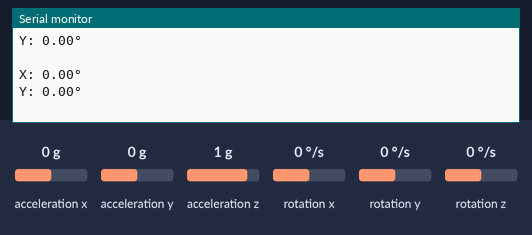
Simulated run of this sketch. Board: ESP32. Parts: the last lines printed to the serial monitor. The test bench sets the inputs (shaded band); at power-on: acceleration x 0 g, acceleration y 0 g, acceleration z 1 g, rotation x 0 °/s, rotation y 0 °/s, rotation z 0 °/s.

Above: at 5.7 s.
5.8 s: acceleration x set to -1.4 g
At 6.21 s:
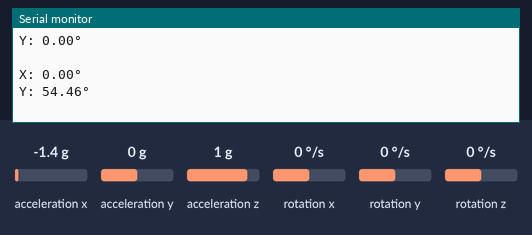
7.3 s: acceleration y set to -1.4 g
At 7.72 s:
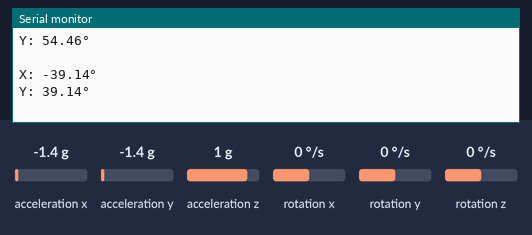
8.8 s: acceleration z set to -1.4 g
At 8.98 s:
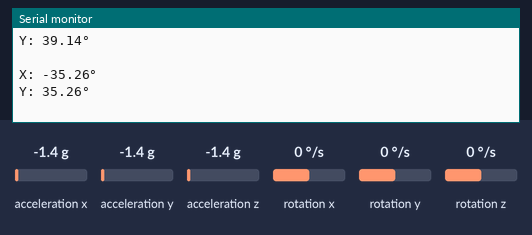
Timing chart, 0 to 11.8 s (numbered marks = the images above; inputs shaded):
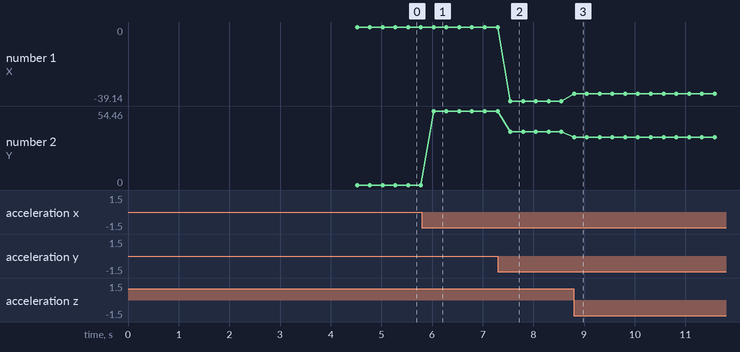

The sketch:

MPU_prueba_calibracion.ino
```cpp
// 2 resistencias de 10 KΩ (pull_up/conectadas a 3.3 V) para SCL y SDA

#include <MPU6050_light.h>
#include <Wire.h>

MPU6050 mpu(Wire);

float X_0 = 0, Y_0 = 0, suma_X_0 = 0, suma_Y_0 = 0;

void setup(){
  Serial.begin(115200);
  Wire.begin(37, 38);  // SDA, SCL
  mpu.begin();
  mpu.setFilterGyroCoef(0.75);      // Confianza en giroscopio (0.0-1.0)
  mpu.setFilterAccCoef(0.25);      // Confianza en acelerómetro
  delay(3000);        // Esperar ANTES para dejar quieto el sensor
  mpu.calcOffsets();  // Luego calibra
  for(int i = 1; i<=10; i++){
    mpu.update();  // Primeras lectura después de calibrar
    suma_X_0 = suma_X_0 + mpu.getAngleX(); // Acumulacion de angulos iniciales
    suma_Y_0 = suma_Y_0 + mpu.getAngleY(); // Acumulacion de angulos iniciales
    delay(50);
  }
  X_0 = suma_X_0 / 10;  // Guardar ángulo inicial X
  Y_0 = suma_Y_0 / 10;  // Guardar ángulo inicial Y
}

void loop(){
  mpu.update();
  Serial.print("X: ");
  Serial.print(mpu.getAngleX() - X_0, 2);
  Serial.println("°");
  Serial.print("Y: ");
  Serial.print(mpu.getAngleY() - Y_0, 2);
  Serial.println("°");
  Serial.println(" ");
  delay(250);
}
```

Measured:
- after the input at 5.8 s, the serial monitor: prints a new line after 0.23 s (image 1)
- after the input at 7.3 s, the serial monitor: prints a new line after 0.24 s (image 2)
- after the input at 8.8 s, the serial monitor: prints a new line at once (image 3)
- plotted number 1: 0 → -39.14 after the input at 7.3 s, -39.14 → -35.26 after the input at 8.8 s
- plotted number 2: 0 → 54.46 after the input at 5.8 s, 54.46 → 39.14 after the input at 7.3 s, 39.14 → 35.26 after the input at 8.8 s
